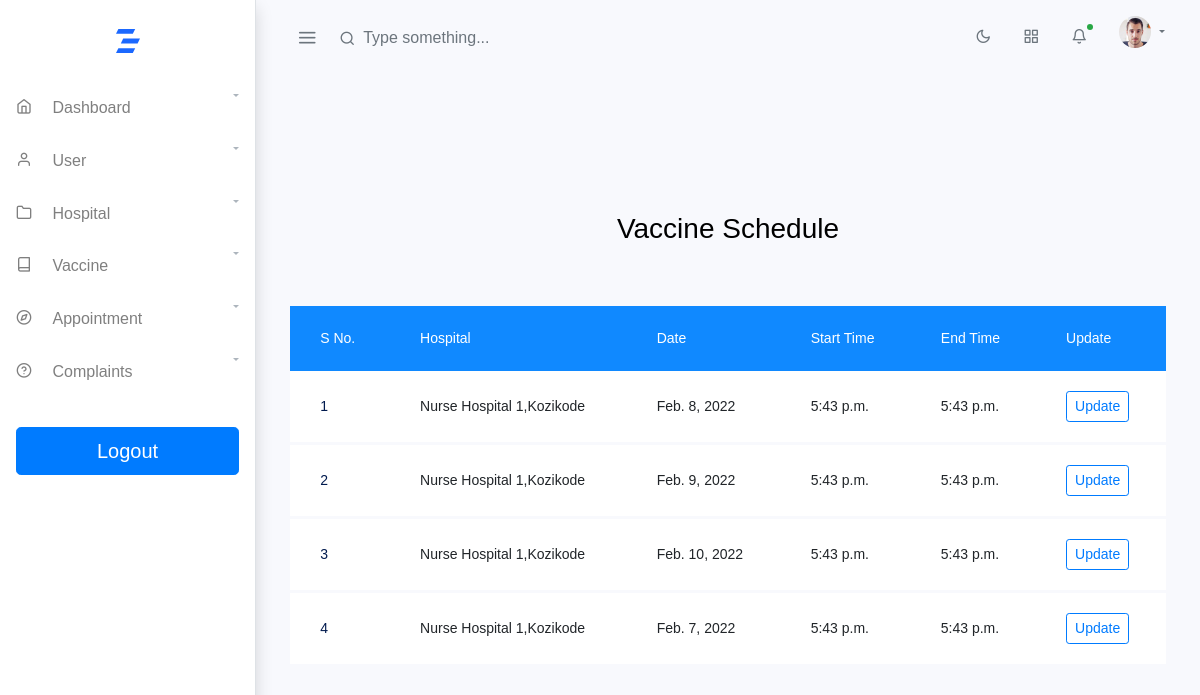
Page /vaccinationSchedule_view_nurse on the committed database.
### vaccineapp/models.py (models this page shows)
class VaccinationSchedule(models.Model):
    Hospital = models.ForeignKey(Hospital, on_delete=models.CASCADE)
    Date = models.DateField()
    Start_Time = models.TimeField()
    End_Time = models.TimeField()

class Hospital(models.Model):
    Name = models.CharField(max_length=200)
    Place = models.CharField(max_length=200)
    Contact_No = PhoneNumberField(unique=True, null=False, blank=False)
    Email = models.EmailField()
    def __str__(self):
        return f'{self.Name},{self.Place}'

### vaccineapp/nurse_views.py (the view)
# urls.py: path('vaccinationSchedule_view_nurse', nurse_views.vaccinationSchedule_view, name='vaccinationSchedule_view_nurse'),
def vaccinationSchedule_view(request):
    vs = VaccinationSchedule.objects.all()
    return render(request, 'Nurse/vaccinationschedule_view.html', {'vaccinationschedule': vs})

### templates/Nurse/vaccinationschedule_view.html (shortened to what this page needs)
<!doctype html>
{% extends 'NursePanel/NursePanel.html' %}
{% block content %}
{% load static %}
<html lang="en">
  <head>
	<link rel="stylesheet" href="https://stackpath.bootstrapcdn.com/font-awesome/4.7.0/css/font-awesome.min.css">
	<link rel="stylesheet" href="{% static 'AdminPanel/assets/table/css/style.css' %}">
	</head>
	<body>
	<section class="ftco-section">
		<div class="container">
			<div class="row justify-content-center">
				<div class="col-md-6 text-center mb-5">
					<h2 class="heading-section">Vaccine Schedule</h2>
				</div>
			</div>
			<div class="row">
				<div class="col-md-12">
					<div class="table-wrap">
						<table class="table">
						  <thead class="thead-primary">
						    <tr>
						      <th>S No.</th>
						      <th>Hospital</th>
						      <th>Date</th>
						      <th>Start Time</th>
						      <th>End Time</th>
						      <th>Update</th>
						    </tr>
						  </thead>
						  <tbody>
						  {% for i in vaccinationschedule %}
						    <tr>
						      <th>{{forloop.counter}}</th>
						      <td>{{i.Hospital}}</td>
						      <td>{{i.Date}}</td>
						      <td>{{i.Start_Time}}</td>
						      <td>{{i.End_Time}}</td>
							  <td><a href="{% url 'vaccinationSchedule_update' i.id %}" class="btn btn-outline-primary btn-sm">Update</a></td>
						    </tr>
						  {% endfor %}
						  </tbody>
						</table>
					</div>
				</div>
			</div>
		</div>
	</section>
	</body>
{% endblock %}

### rows in the picture
VaccinationSchedule: Hospital "Nurse Hospital 1,Kozikode", Date "Feb. 8, 2022", Start_Time "5:43 p.m.", End_Time "5:43 p.m."
VaccinationSchedule: Hospital "Nurse Hospital 1,Kozikode", Date "Feb. 9, 2022", Start_Time "5:43 p.m.", End_Time "5:43 p.m."
VaccinationSchedule: Hospital "Nurse Hospital 1,Kozikode", Date "Feb. 10, 2022", Start_Time "5:43 p.m.", End_Time "5:43 p.m."
VaccinationSchedule: Hospital "Nurse Hospital 1,Kozikode", Date "Feb. 7, 2022", Start_Time "5:43 p.m.", End_Time "5:43 p.m."
